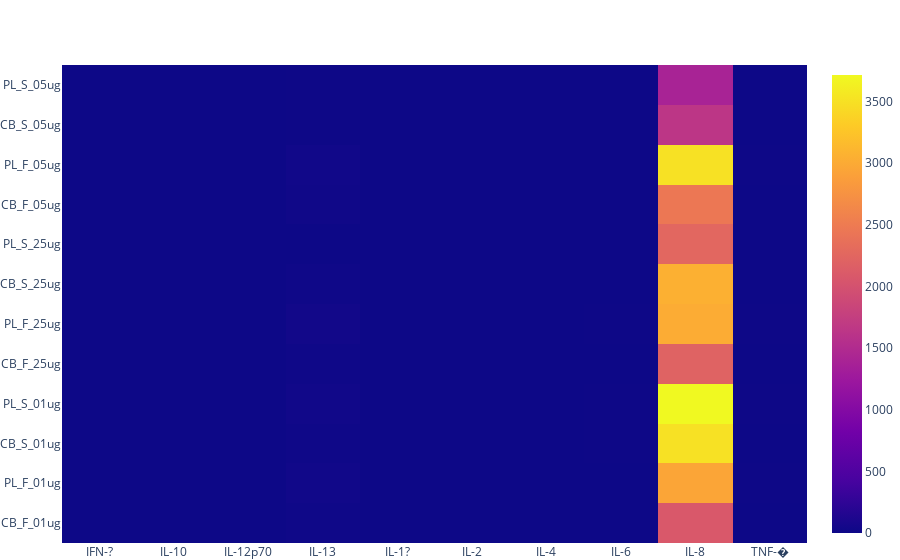

Write notebook code for a chart like this one.
### Markdown cell above
## 53K

### Code cell
showHM_perGrp("53K")

### Figure 1 — Plotly figure (JSON) as saved in the notebook; plotly's stock layout.template omitted (floating-point values rounded to 4 significant figures; data arrays with more than 128 entries replaced by an {"elided": "..."} marker saying what was removed)
{"data": [{"transpose": true, "type": "heatmap", "x": {"elided": "360 str values"}, "y": {"elided": "360 str values"}, "z": {"elided": "360 float values"}}], "layout": {"autosize": true, "margin": {"b": 0, "l": 0, "r": 0, "t": 65}, "xaxis": {"autorange": true, "range": [-0.5, 9.5], "type": "category"}, "yaxis": {"autorange": true, "range": [-0.5, 11.5], "type": "category"}}}
